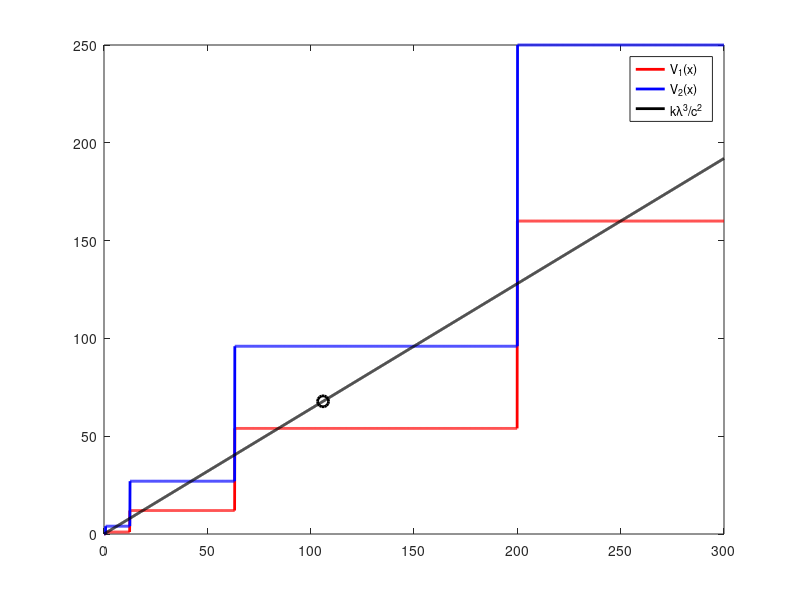

Reproduce this figure in MATLAB. (Note: this script raises an error after producing the figure.)
clear
lambda = 4;
mu = 4;
rho = lambda / mu;
k = 0.1 : .1 : 300;
c = 10;
k_example = 106;

v1 = zeros(1, length(k));
v2 = zeros(1, length(k));

for i = 1 : length(k)
    if rho == 1
        x_opt = (2.*k(i).*lambda^3./c^2).^(1/4) - 1;
        x1 = floor(x_opt);
        x2 = ceil(x_opt);
        v1(i) = (x1+1).^3 .*(x1+2)./2;
        v2(i) = x2.*(x2+1).^3./2;
    else
        myfun1 = @(x) (k(i).*lambda.^3.*(1-rho).^3./(c.^2.*rho.^3)).*(1 + 1./(rho.^(x+1)-1)).^2 + (rho.^(x+1)-1)./log(rho) - x - 1;
        x_opt = fzero(myfun1, [-0.9 200]);
        x1 = floor(x_opt);
        x2 = ceil(x_opt);
        v1(i) = (1 - rho.^(x1+1)).^2.*(x1+1-(x1+2).*rho+rho.^(x1+2))./(rho.^(2.*x1-1) .* (1-rho)^4);
        v2(i) = (1 - rho.^(x2+1)).^2.*(x2 -(x2+1).*rho+rho.^(x2+1))./(rho.^(2.*x2-1) .* (1-rho)^4);
    end
end


figure(11920)
plot(k, v1, 'r','LineWidth',2,'MarkerSize',2)
hold on
plot(k, v2, 'b','LineWidth',2,'MarkerSize',2)
plot(k, k.*lambda^3./c^2, 'k','LineWidth',2,'MarkerSize',2)
plot(k_example, k_example.*lambda^3./c^2,'k-o','LineWidth',2,'MarkerSize',8)
legend('V_1(x)','V_2(x)', 'k\lambda^3/c^2')
title('\rho = ' + string(rho) + ', c = ' + string(c) + ', k_{example} = ' + string(k_example), 'FontSize', 15)
xlabel('k')
ylabel('V_1(x) & V_2(x)')
grid on
